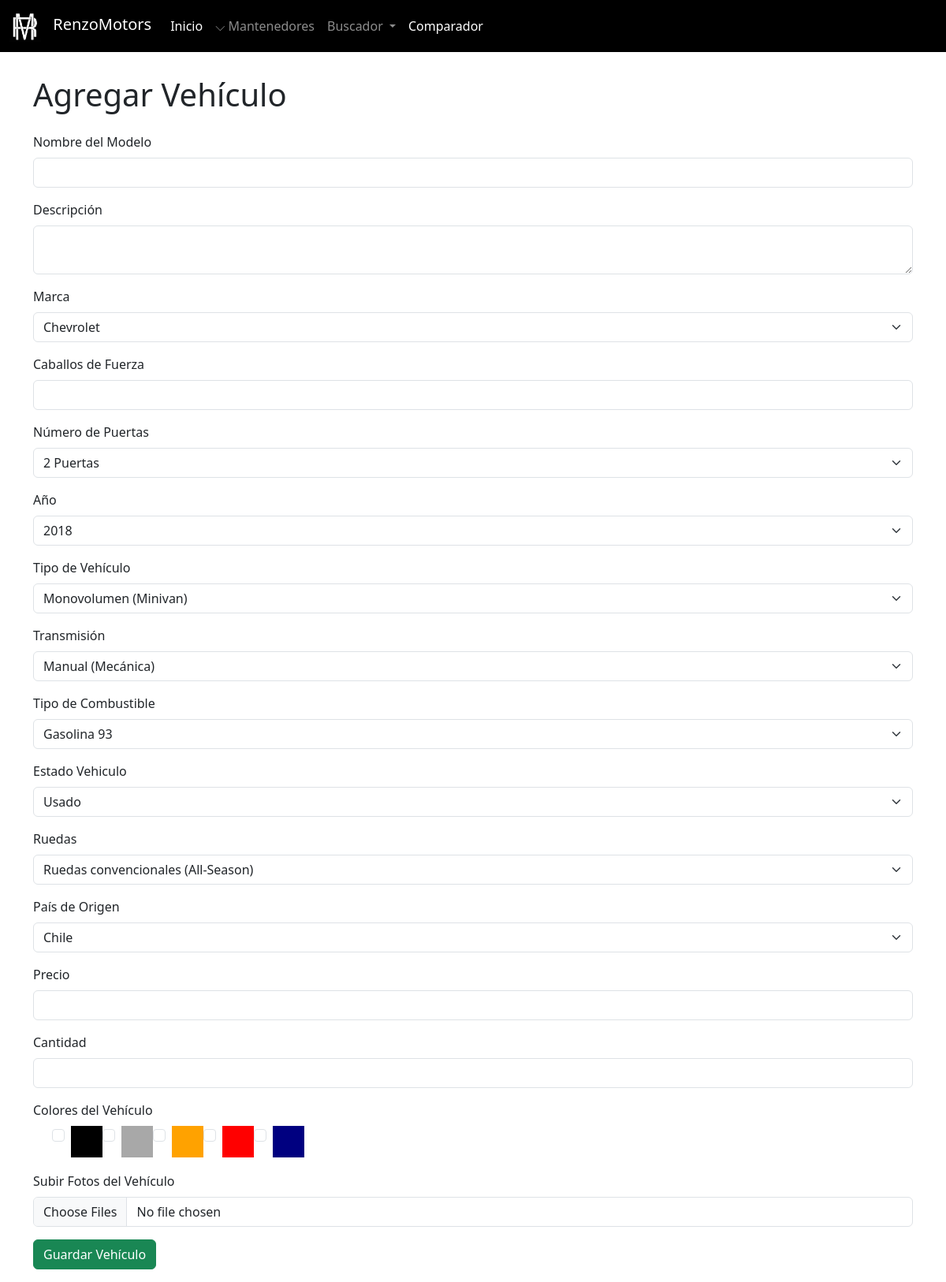
The page /admin/mantenedores/vehiculo/crear_vehiculo.php on the database as committed earlier.
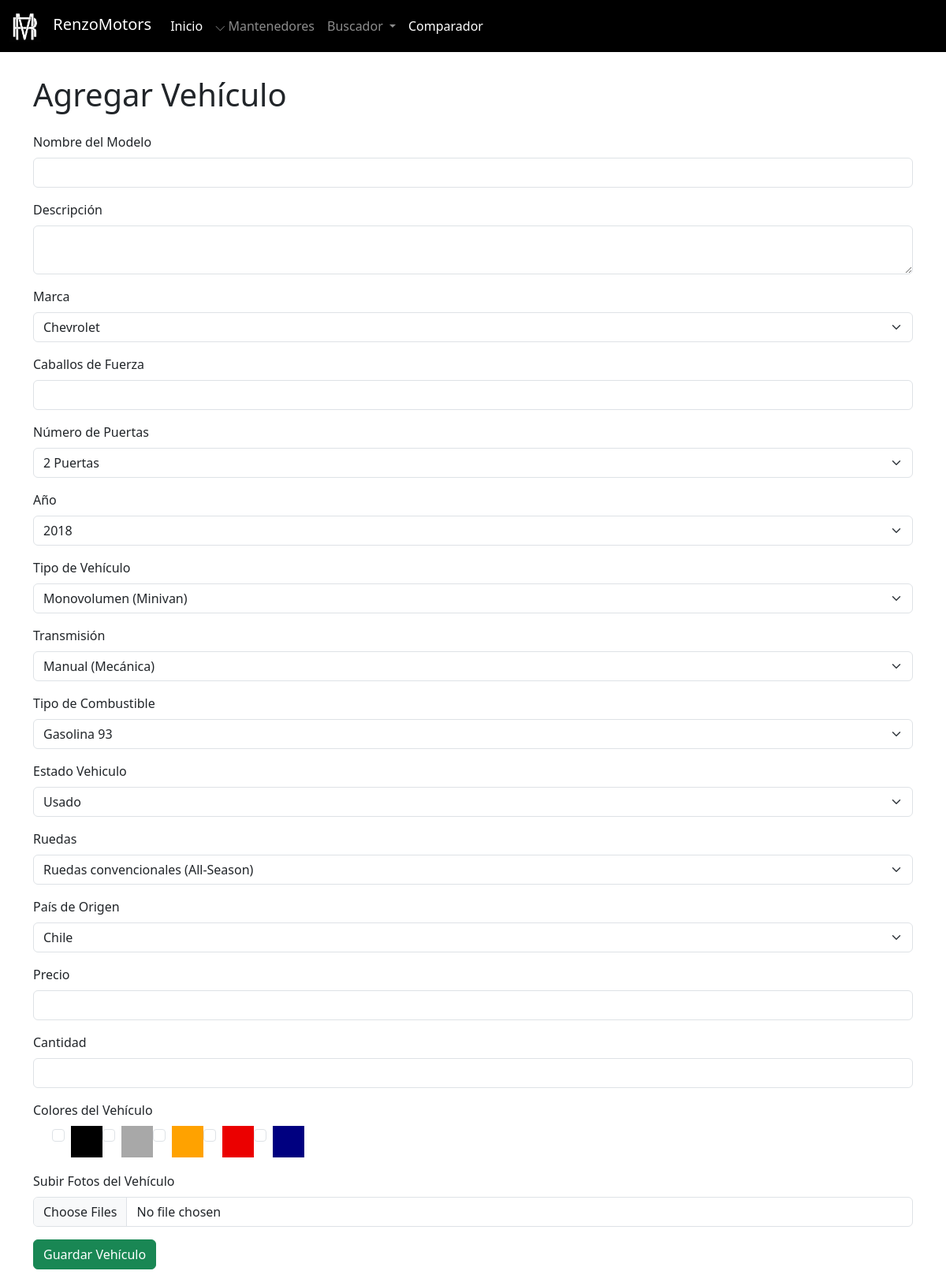
The same page on the database as committed later.
### tables this page shows
CREATE TABLE `color` (
  `id_color` int(11) NOT NULL,
  `codigo_color` varchar(100) NOT NULL,
  `nombre_color` varchar(100) NOT NULL
);

### admin/mantenedores/vehiculo/crear_vehiculo.php (the view, shortened to what the changed rows need)
<?php
include '../../../config/conexion.php';
?>
<!DOCTYPE html>
<html lang="es">
<head>
    <link href="https://cdn.jsdelivr.net/npm/bootstrap@5.3.0/dist/css/bootstrap.min.css" rel="stylesheet">
</head>
<body class="pt-5">
    <div class="container mt-5">
        <h1 class="mb-4">Agregar Vehículo</h1>
        <form method="POST" enctype="multipart/form-data">
            <div class="mb-3">
                <div class="form-check d-flex flex-row">
                    <?php
                    $colores = mysqli_query($conexion, "SELECT * FROM color");
                    while ($color = mysqli_fetch_assoc($colores)) {
                        echo "
                        <div class='form-check'>
                                <input class='form-check-input' type='checkbox' name='colores[]' value='{$color['id_color']}' id='color_{$color['id_color']}'>
                                <label class='form-check-label' for='color_{$color['id_color']}' style='background-color: {$color['codigo_color']}; padding: 20px; color: #fff;'></label>
                            </div>
                        ";
                    }
                    ?>
                </div>
            </div>
        </form>
    </div>
</body>
</html>

Rows that differ between the two databases and show on the page:
changed color (number 4 of 5 on the later page): codigo_color "#ff0000" → "#eb0000" (drawn)
